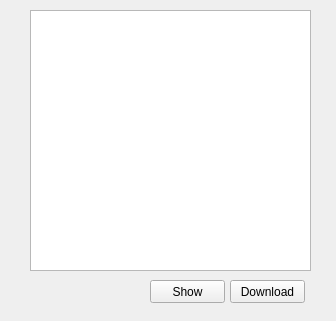
<?xml version="1.0" encoding="UTF-8"?>
<ui version="4.0">
 <class>logdialog</class>
 <widget class="QWidget" name="logdialog">
  <property name="geometry">
   <rect>
    <x>0</x>
    <y>0</y>
    <width>336</width>
    <height>321</height>
   </rect>
  </property>
  <property name="windowTitle">
   <string>Log</string>
  </property>
  <widget class="QTextEdit" name="textEdit">
   <property name="geometry">
    <rect>
     <x>30</x>
     <y>10</y>
     <width>281</width>
     <height>261</height>
    </rect>
   </property>
  </widget>
  <widget class="QPushButton" name="pushButton">
   <property name="geometry">
    <rect>
     <x>150</x>
     <y>280</y>
     <width>75</width>
     <height>23</height>
    </rect>
   </property>
   <property name="text">
    <string>Show</string>
   </property>
  </widget>
  <widget class="QPushButton" name="pushButton_2">
   <property name="geometry">
    <rect>
     <x>230</x>
     <y>280</y>
     <width>75</width>
     <height>23</height>
    </rect>
   </property>
   <property name="text">
    <string>Download</string>
   </property>
  </widget>
 </widget>
 <resources/>
 <connections/>
</ui>
